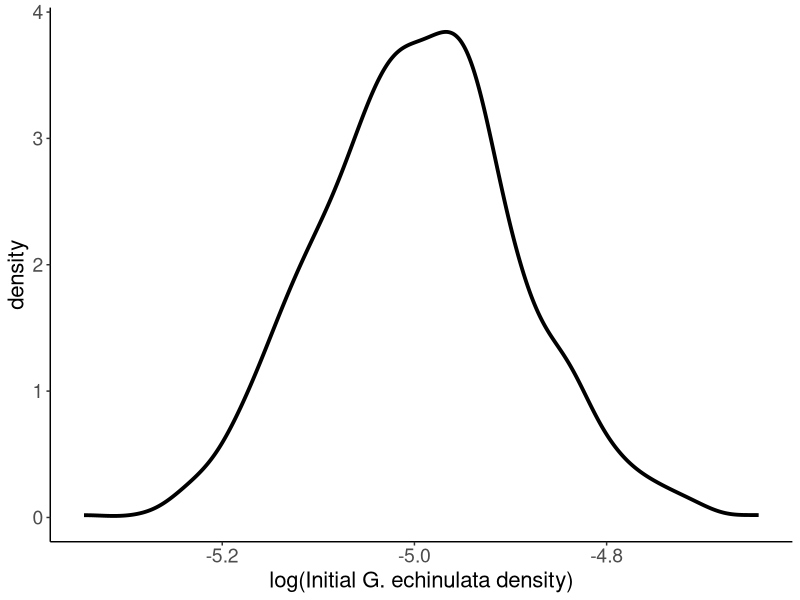
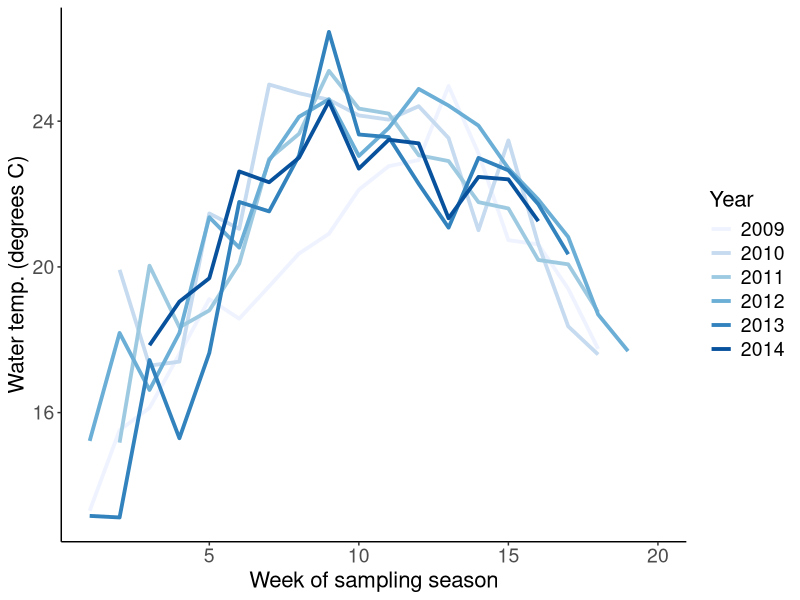

The R source for these figures, in order:
#Sub-figures for hindcasting workflow
#Author: Mary Lofton
#Date 13NOV20

#load packages
library(tidyverse)
library(lubridate)

#x_ic=-5,tau_ic = 100
fauxdata <- data.frame(rnorm(1000,-5,1/sqrt(100)))
colnames(fauxdata) <- "fauxdata"
ggplot(data = fauxdata, aes(x = fauxdata))+
  geom_density(size=1.3)+
  theme_classic()+
  xlab("log(Initial G. echinulata density)")+
  theme(axis.title = element_text(size = 16),axis.text = element_text(size = 14))

# onset water temp data
water_temp_data <- read_csv("./00_Data_files/Covariate_analysis_data/onset_watertemp_all_SOTF.csv") %>%
  filter(year(date) %in% c(2009:2014)) %>%
  mutate(season_week  = rep(c(1:20),times = 6),
         Year = as.factor(year(date)))

ggplot(water_temp_data, aes(x = season_week, y = SOTF.tempC_mean, group = Year, color = Year))+
  geom_line(size = 1.3)+
  scale_color_brewer(palette = "Blues")+
  theme_classic()+
  xlab("Week of sampling season")+
  ylab("Water temp. (degrees C)")+
  theme(axis.title = element_text(size = 16),axis.text = element_text(size = 14),legend.title = element_text(size = 16),legend.text = element_text(size = 14))
